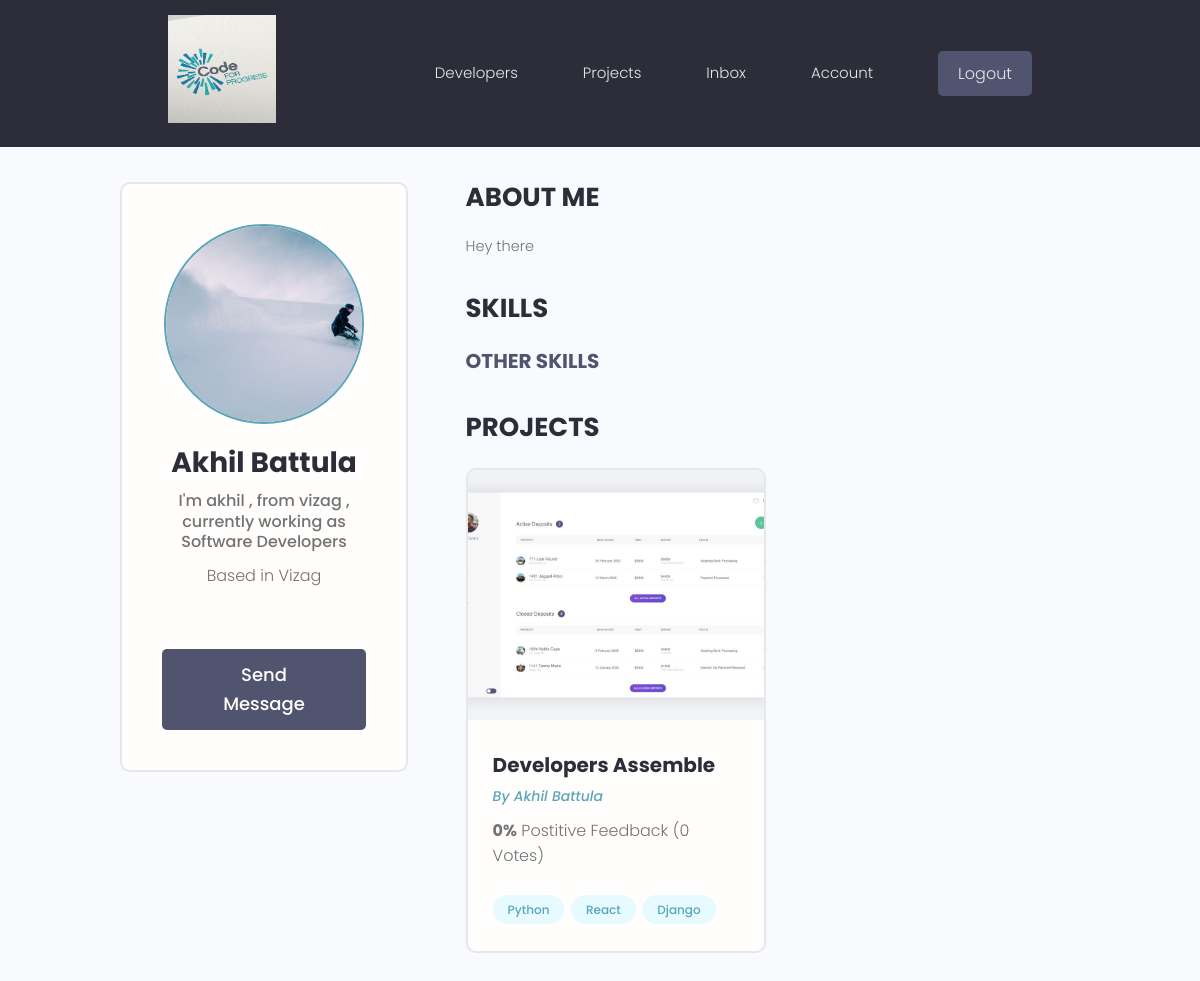
The page /profile/154cdd94-4696-4d12-85af-c877832f729f/ (signed in) on the database its author committed.
### users/models.py (models this page shows, shortened)
class Profile(models.Model):
    user = models.OneToOneField(
        User, on_delete=models.CASCADE, null=True, blank=True)
    name = models.CharField(max_length=200, blank=True, null=True)
    email = models.EmailField(max_length=500, blank=True, null=True)
    username = models.CharField(max_length=200, blank=True, null=True)
    location = models.CharField(max_length=200, blank=True, null=True)
    short_intro = models.CharField(max_length=200, blank=True, null=True)
    bio = models.TextField(blank=True, null=True)
    profile_image = models.ImageField(
        null=True, blank=True, upload_to='profiles/', default="profiles/user-default.png")
    social_github = models.CharField(max_length=200, blank=True, null=True)
    social_twitter = models.CharField(max_length=200, blank=True, null=True)
    social_linkedin = models.CharField(max_length=200, blank=True, null=True)
    social_youtube = models.CharField(max_length=200, blank=True, null=True)
    social_website = models.CharField(max_length=200, blank=True, null=True)
    created = models.DateTimeField(auto_now_add=True)
    id = models.UUIDField(default=uuid.uuid4, unique=True,
                          primary_key=True, editable=False)
    class Meta:
        ordering = ['created']
    @property
    def imageURL(self):
        try:
            url = self.profile_image.url
        except:
            url = ''
        return url

### projects/models.py (models this page shows, shortened)
class Project(models.Model):
    owner = models.ForeignKey(
        Profile, null=True, blank=True, on_delete=models.CASCADE)
    title = models.CharField(max_length=200)
    description = models.TextField(null=True, blank=True)
    featured_image = models.ImageField(
        null=True, blank=True, default="default.jpg")
    demo_link = models.CharField(max_length=2000, null=True, blank=True)
    source_link = models.CharField(max_length=2000, null=True, blank=True)
    tags = models.ManyToManyField('Tag', blank=True)
    vote_total = models.IntegerField(default=0, null=True, blank=True)
    vote_ratio = models.IntegerField(default=0, null=True, blank=True)
    created = models.DateTimeField(auto_now_add=True)
    id = models.UUIDField(default=uuid.uuid4, unique=True,
                          primary_key=True, editable=False)
    class Meta:
        ordering = ['-vote_ratio', '-vote_total', 'title']
    @property
    def imageURL(self):
        try:
            url = self.featured_image.url
        except:
            url = ''
        return url

class Tag(models.Model):
    name = models.CharField(max_length=200)
    created = models.DateTimeField(auto_now_add=True)
    id = models.UUIDField(default=uuid.uuid4, unique=True,
                          primary_key=True, editable=False)
    def __str__(self):
        return self.name

### users/views.py (the view)
# urls.py: path('profile/<str:pk>/', views.userProfile, name="user-profile"),
def userProfile(request, pk):
    profile = Profile.objects.get(id=pk)
    topSkills = profile.skill_set.exclude(description__exact="")
    otherSkills = profile.skill_set.filter(description="")
    context = {'profile': profile, 'topSkills': topSkills,
               "otherSkills": otherSkills}
    return render(request, 'users/user-profile.html', context)

### users/templates/users/user-profile.html (shortened to what this page needs)
{% extends 'main.html' %}
{% block content %}
<main class="profile my-md">
    <div class="container">
        <div class="layout">
            <div class="column column--1of3">
                <div class="card text-center">
                    <div class="card__body dev">
                        <img class="avatar avatar--xl" src="{{ profile.imageURL }}" />
                        <h2 class="dev__name">{{profile.name}}</h2>
                        <p class="dev__title">{{profile.short_intro}}</p>
                        <p class="dev__location">Based in {{profile.location}}</p>
                        {% if request.user.profile.id != profile.id %}
                        <a href="{% url 'create-message' profile.id %}" class="btn btn--sub btn--lg">Send Message </a>
                        {% endif %}
                    </div>
                </div>
            </div>
            <div class="column column--2of3">
                <div class="devInfo">
                    <h3 class="devInfo__title">About Me</h3>
                    <p class="devInfo__about">{{profile.bio}}</p>
                </div>
                <div class="devInfo">
                    <h3 class="devInfo__title">Skills</h3>
                    <div class="devInfo__skills">
                        <h3 class="devInfo__subtitle">Other Skills</h3>
                    </div>
                </div>
                <div class="devInfo">
                    <h3 class="devInfo__title">Projects</h3>
                    <div class="grid grid--two">
                        {% for project in profile.project_set.all %}
                        <div class="column">
                            <div class="card project">
                                <a href="{% url 'project' project.id %}" class="project">
                                    <img class="project__thumbnail" src="{{project.imageURL}}"
                                        alt="project thumbnail" />
                                    <div class="card__body">
                                        <h3 class="project__title">{{project.title}}</h3>
                                        <p><a class="project__author"
                                                href="{% url 'user-profile' project.owner.id %}">By
                                                {{project.owner.name}}</a>
                                        </p>
                                        <p class="project--rating">
                                            <span style="font-weight: bold;">{{project.vote_ratio}}%</span> Postitive
                                            Feedback ({{project.vote_total}} Vote{{project.vote_total|pluralize:"s"}})
                                        </p>
                                        <div class="project__tags">
                                            {% for tag in project.tags.all %}
                                            <span class="tag tag--pill tag--main">
                                                <small>{{tag}}</small>
                                            </span>
                                            {% endfor %}
                                        </div>
                                    </div>
                                </a>
                            </div>
                        </div>
                        {% endfor %}
                    </div>
                </div>
            </div>
        </div>
    </div>
</main>
{% endblock content %}

### static/styles/app.css (style rules this page uses)
:root { --color-sub: #2d2d39; }
.btn--sub { background-color: var(--color-sub-light); }
.card { border: 2px solid var(--color-light); }
img { width: 100%; }
.profile .card>.dev { padding: 4rem; }
.dev__name { color: var(--color-sub); font-size: 2.8rem; font-weight: 700; margin-top: 1rem; margin-bottom: 0.5rem; }
.dev__title { font-size: 1.6rem; font-weight: 500; line-height: 1.3; }
.dev__location { margin-top: 1rem; }
.devInfo { margin-bottom: 3rem; }
.devInfo__title, .devInfo__subtitle { font-size: 2.6rem; color: var(--color-sub); text-transform: uppercase; font-weight: 700; margin-bottom: 1.5rem; }
.devInfo__subtitle { font-size: 2rem; color: var(--color-sub-light); }
.devInfo__about, .devSkill__info { font-size: 1.45rem; line-height: 1.7; text-align: justify; }
.project__author { font-size: 1.4rem; font-style: italic; }
.project--rating { margin-bottom: 1.6em; margin-top: .5em; }
.project__thumbnail { height: 25rem; object-fit: cover; object-position: top center; }
.project__title { font-size: 2rem; font-weight: 700; color: var(--color-sub); }

### static/uikit/styles/modules/_variables.css (style rules this page uses)
:root { --color-main: #5aa5b9; --color-main-light: #e6faff; --color-sub: #3f4156; --color-sub-light: #51546e; --color-sub-lighter: #ededfd; --color-text: #737373; --color-gray: #8b8b8b; --color-light: #e5e7eb; --color-light-gray: #767676; --color-bg: #f8fafd; --color-white: #fffefd; --color-white-light: #f3f3f3; --color-success: #359e64; --color-success-bg: #def8e8; --color-error: #fc4b0b; --color-error-bg: #fff2ee; --font-base: 'Poppins', arial, helvetica, 'Segoe UI', roboto, ubuntu, sans-serif; --font-monospace: 'Fira Code', 'Courier New', courier, monospace; --font-regular: 300; --font-medium: 500; --font-bold: 700; --generic-shadow: 1px 1px 5px #00000010; --generic-transition: all 0.3s ease-in-out; }

### static/uikit/styles/modules/_base.css (style rules this page uses)
* { margin: 0; padding: 0; box-sizing: border-box; text-rendering: optimizeLegibility; color: inherit; font-size: inherit; }
html { font-size: 50%; }
@media only screen and (min-width: 480px) { html { font-size: 56.25%; } }
@media only screen and (min-width: 1200px) { html { font-size: 62.5%; } }
body { line-height: 1.6; font-weight: 400; font-size: 1.5rem; color: var(--color-text); background-color: var(--color-bg); min-height: 100vh; }

### static/uikit/styles/modules/_typography.css (style rules this page uses)
* { font-family: var(--font-base); }
h2 { font-size: 3.6rem; font-weight: var(--font-bold); }
h3 { font-size: 3.2rem; font-weight: var(--font-medium); }
p, span, strong { font-size: 1.6rem; color: var(--color-text); font-weight: var(--font-regular); }
a { padding-bottom: 2px; text-decoration: none; display: inline-block; color: var(--color-main); font-weight: var(--font-medium); }

### static/uikit/styles/modules/_utilities.css (style rules this page uses)
.container { width: 92%; max-width: 165rem; margin: 0 auto; box-sizing: border-box; }
@media screen and (min-width: 1000px) { .container { width: 90%; } }
@media screen and (min-width: 1200px) { .container { width: 80%; } }
.text-center { text-align: center; }
.my-md { margin: 3rem auto; }

### static/uikit/styles/modules/_avatar.css (style rules this page uses)
.avatar { border-radius: 50%; border: 2px solid var(--color-main); object-fit: cover; }
.avatar--xl { height: 20rem; width: 20rem; }

### static/uikit/styles/modules/_button.css (style rules this page uses)
.btn { display: inline-block; position: relative; cursor: pointer; background-color: var(--color-light); font-weight: var(--font-medium); color: var(--color-sub); text-decoration: none; padding: 1rem 2rem; border-radius: 0.5rem; border: none; width: -webkit-fit-content; width: -moz-fit-content; width: fit-content; height: -webkit-fit-content; height: -moz-fit-content; height: fit-content; font-size: 1.6rem; outline-width: 0; outline-color: transparent; -webkit-backface-visibility: hidden; backface-visibility: hidden; transition: all 0.3s ease-in-out; }
.btn--sub { background-color: var(--color-sub); color: var(--color-white); }
.btn--lg { font-size: 1.8rem; padding: 1.2rem 4.5rem; }

### static/uikit/styles/modules/_card.css (style rules this page uses)
.card { border-radius: 1rem; background-color: var(--color-white); border: 1.5px solid var(--color-light); width: auto; height: auto; margin-top: 0.5rem; margin-bottom: 0.5rem; overflow: hidden; }
.card__body, .card__header { padding: 2rem 2.5rem; }

### static/uikit/styles/modules/_grid.css (style rules this page uses)
.grid { display: flex; flex-wrap: wrap; justify-content: flex-start; align-items: stretch; }
.grid > .column { min-width: 28rem; margin-bottom: 2.5rem; }
.grid--two > .column { flex-basis: 100%; }
@media screen and (min-width: 800px) { .grid--two { margin-right: -2%; } }
@media screen and (min-width: 800px) { .grid--two > .column { margin-right: 2%; } }
@media screen and (min-width: 800px) { .grid--two > .column { flex-basis: 48%; } }

### rows shown on the page
Profile: imageURL (picture), name "Akhil Battula", short_intro "I'm akhil , from vizag , currently working as Software Developers", location "Vizag", bio "Hey there"
Project: imageURL (placeholder picture), title "Developers Assemble", owner.name "Akhil Battula", vote_ratio "0", vote_total "0"
Tag: name "Python"
Tag: name "React"
Tag: name "Django"
